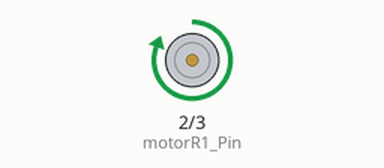
Bench run of a sketch on a simulated Arduino Uno, built with avr-gcc and run on an emulated ATmega328P. Shown: motor-driver pin pairs drawn as motors (green arrow = first pin HIGH = forward, orange = second pin HIGH = backward, longer = more drive, scaled by the enable pin).

Above: at 1.0 s.
At 2.1 s:
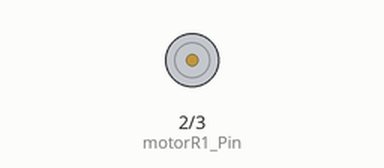
At 3.2 s:
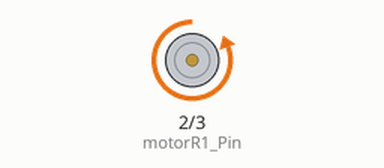
Timing chart, 0 to 5.5 s (numbered marks = the images above):
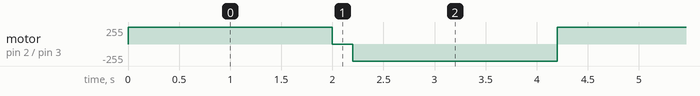

The sketch:

LAB_6.2_.ino
```cpp
/* LAB 6.2 */
//https://app.cirkitdesigner.com/project/9f8fb0eb-f942-43c4-a075-f649d21cd143
#define motorR1_Pin 2
#define motorR2_Pin 3
#define EN_B_Pin 4


void setup() {
 Serial.begin(9600);
 pinMode (motorR1_Pin,OUTPUT) ;
 pinMode (motorR2_Pin,OUTPUT) ;
 pinMode (EN_B_Pin,OUTPUT) ;

 digitalWrite(motorR1_Pin,0);
 digitalWrite(motorR2_Pin,0);


}

void loop() {
  //motor R  , turn
    /* IN3 IN4
       0   1 */
 digitalWrite(EN_B_Pin,1); // IN4 TO 0
 digitalWrite(motorR1_Pin,1); // IN4 TO 0
 digitalWrite(motorR2_Pin,0); // IN3 TO 1
 delay(2000);

 //motor R  , turn off
    /* IN3 IN4
       1   0 */

 digitalWrite(motorR1_Pin,0); // IN4 TO 0
 digitalWrite(motorR2_Pin,0); // IN3 TO 1
 delay(200);

  //motor R  , turn f
    /* IN3 IN4
       1   0 */
 digitalWrite(motorR1_Pin,0); // IN4 TO 0
 digitalWrite(motorR2_Pin,1); // IN3 TO 1
 delay(2000);

}
```

LAB_6.1_.ino
```cpp
/* LAB 6.1 */
//https://app.cirkitdesigner.com/project/c4e81aa0-a3cc-4d5a-888b-b9967f68cd4d
```

Measured:
- by itself, motor on pin 2 (motorR1_Pin) / pin 3 (motorR2_Pin): repeats every 4.2 s: stopped 0.20 s, backward 255/255 2.0 s, forward 255/255 2.0 s
